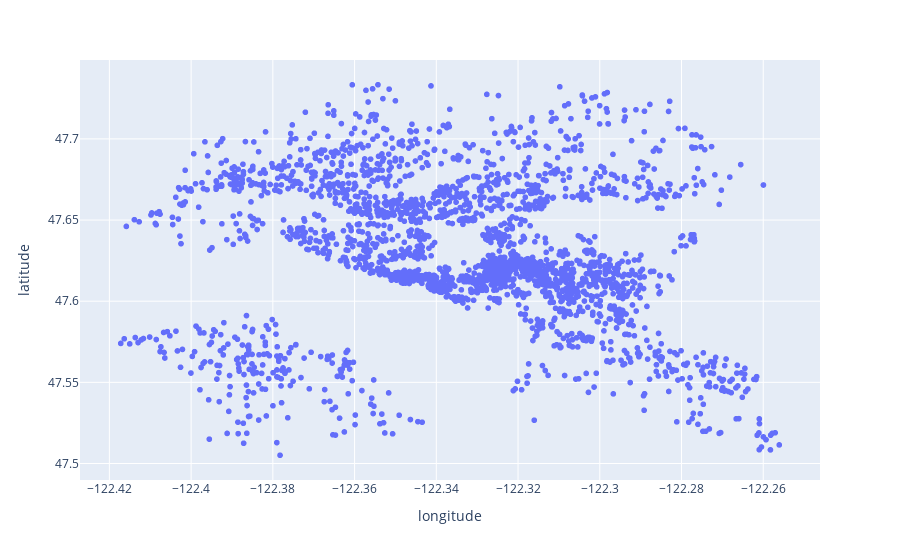

Notebook code cell kept with this figure:
### Code cell
true_location.plot.scatter("longitude", "latitude", s=1, c="available")

### Figure 1 — Plotly figure (JSON) as saved in the notebook; plotly's stock layout.template omitted (floating-point values rounded to 4 significant figures; data arrays with more than 128 entries replaced by an {"elided": "..."} marker saying what was removed)
{"data": [{"hovertemplate": "longitude=%{x}<br>latitude=%{y}<extra></extra>", "legendgroup": "", "marker": {"color": "#636efa", "symbol": "circle"}, "mode": "markers", "name": "", "showlegend": false, "type": "scattergl", "x": {"elided": "2694 float values"}, "xaxis": "x", "y": {"elided": "2694 float values"}, "yaxis": "y"}], "layout": {"legend": {"tracegroupgap": 0}, "margin": {"t": 60}, "xaxis": {"anchor": "y", "domain": [0, 1], "title": {"text": "longitude"}}, "yaxis": {"anchor": "x", "domain": [0, 1], "title": {"text": "latitude"}}}}
